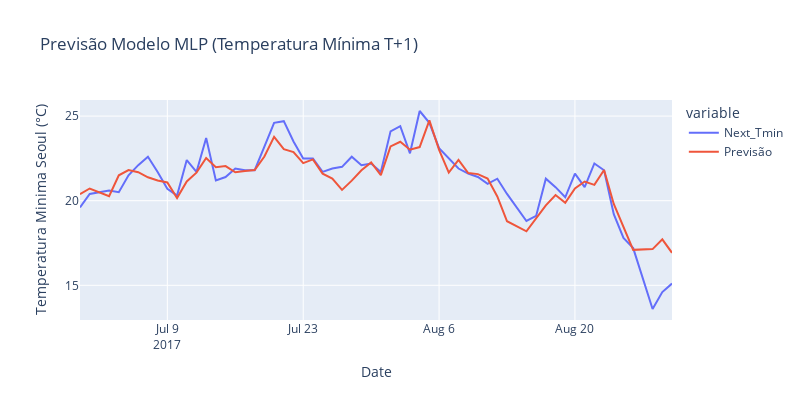

The cell this chart's notebook holds for it:
### Code cell
fig = px.line(forecast_results, x='Date', y=['Next_Tmin', 'Previsão'], labels={'value': 'Temperatura Minima Seoul (°C)'}, title='Previsão Modelo MLP (Temperatura Mínima T+1)', width=800, height=400)
fig.show()
